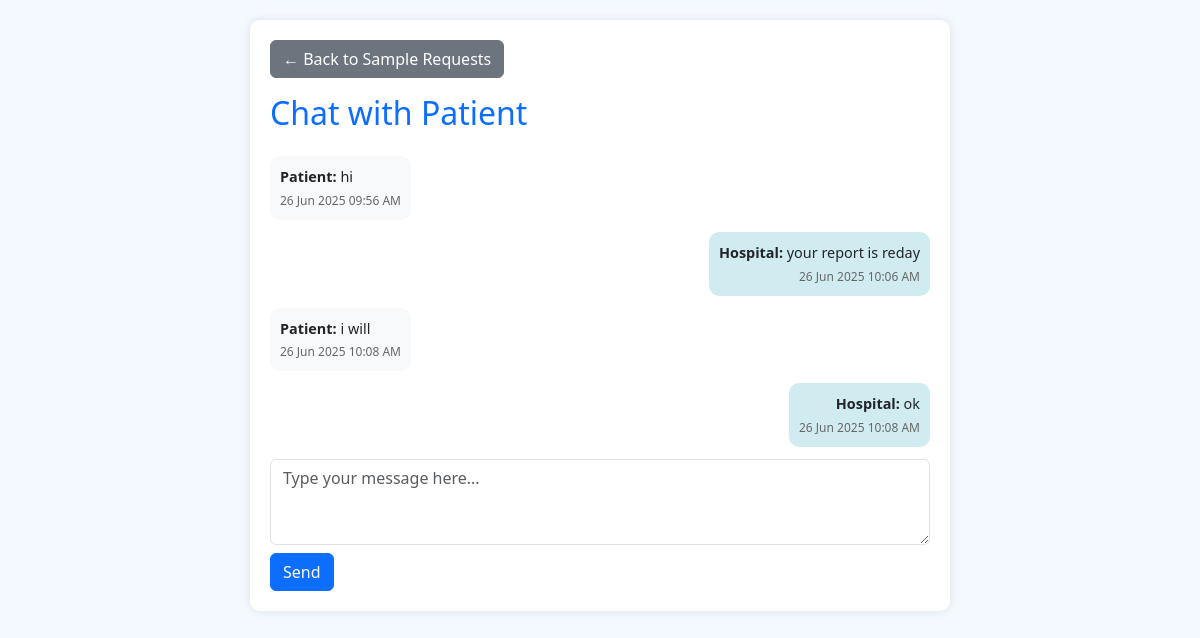
/Hospital_DashBord/hospital_chat.php?request_hospital_id=1 (signed in), run on the app's committed database.
### tables this page shows
CREATE TABLE `chat_messages` (
  `id` int(11) NOT NULL,
  `request_hospital_id` int(11) NOT NULL,
  `admin_id` int(11) DEFAULT NULL,
  `patient_id` int(11) DEFAULT NULL,
  `sender` enum('patient','hospital','admin') NOT NULL,
  `message` text NOT NULL,
  `sent_at` timestamp NOT NULL DEFAULT current_timestamp()
);

### Hospital_DashBord/hospital_chat.php (the view, shortened to what this page needs)
<?php
include "../Connection.php";
$request_hospital_id = intval($_GET['request_hospital_id']);
$stmt = $conn->prepare("SELECT sender, message, sent_at FROM chat_messages WHERE request_hospital_id = ? ORDER BY sent_at ASC");
$stmt->bind_param("i", $request_hospital_id);
$stmt->execute();
$messages = $stmt->get_result();
?>
<!DOCTYPE html>
<html lang="en">
<head>
  <link href="https://cdn.jsdelivr.net/npm/bootstrap@5.3.3/dist/css/bootstrap.min.css" rel="stylesheet" />
</head>
<body>
  <div class="chat-box">
    <a href="sampleRq.php" class="btn btn-secondary mb-3">&larr; Back to Sample Requests</a>
    <h2 class="mb-4 text-primary">Chat with Patient</h2>
    <?php while ($row = $messages->fetch_assoc()): ?>
      <div class="chat-message <?= $row['sender'] ?>">
        <strong><?= ucfirst($row['sender']) ?>:</strong> <?= htmlspecialchars($row['message']) ?>
        <div class="timestamp"><?= date("d M Y h:i A", strtotime($row['sent_at'])) ?></div>
      </div>
    <?php endwhile; ?>
    <form method="POST" class="mt-4">
      <textarea name="message" class="form-control" rows="3" placeholder="Type your message here..." required></textarea>
      <button type="submit" class="btn btn-primary mt-2">Send</button>
    </form>
  </div>
</body>
</html>

### Hospital_DashBord/hospital_chat.php (style rules this page uses)
body { background: #f4f9ff; padding: 20px; font-family: 'Segoe UI', Tahoma, Geneva, Verdana, sans-serif; }
.chat-box { max-width: 700px; margin: auto; background: white; border-radius: 10px; padding: 20px; box-shadow: 0 0 10px rgba(0,0,0,0.1); }
.chat-message { margin-bottom: 12px; padding: 10px; border-radius: 10px; max-width: 70%; clear: both; font-size: 0.9rem; }
.chat-message.patient { background: #f8f9fa; float: left; text-align: left; }
.chat-message.hospital { background: #d1ecf1; float: right; text-align: right; }
.timestamp { font-size: 0.75rem; color: #666; margin-top: 4px; clear: both; }

### data on the page
chat_messages: sender "Patient", message "hi", sent_at "26 Jun 2025 09:56 AM"
chat_messages: sender "Hospital", message "your report is reday", sent_at "26 Jun 2025 10:06 AM"
chat_messages: sender "Patient", message "i will", sent_at "26 Jun 2025 10:08 AM"
chat_messages: sender "Hospital", message "ok", sent_at "26 Jun 2025 10:08 AM"
